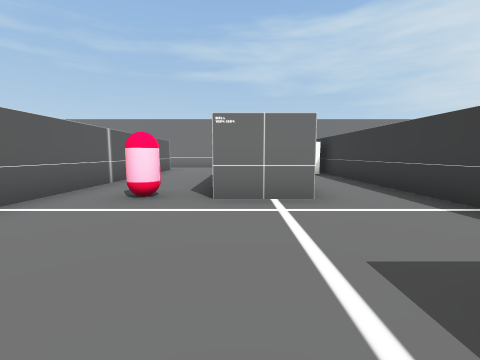
view 1 (above)

24 first-person views from a walk through a 3-D level made in the Unity game engine. The camera is 1.3 m above the floor, tilts 6° down and sees 90° across. The floor is counted in squares, 2 m on a side. Each view is taken from the middle of a square. On the plan, view 1 faces up. The plan holds only what a view shows up to about 9 squares ahead; the rest is blank. The place goes on beyond the plan. Some surface patterns are stand-ins.

view 2
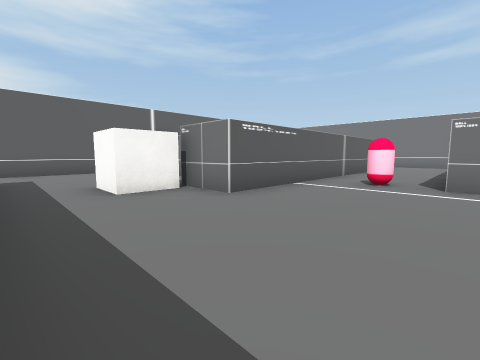

view 3
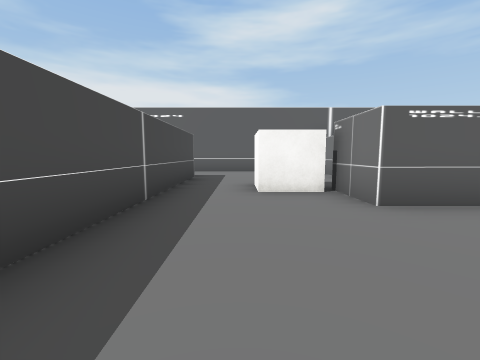

view 4
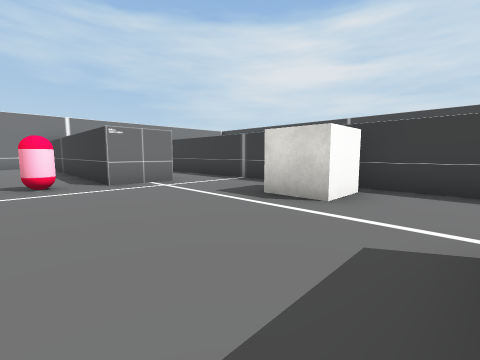

view 5
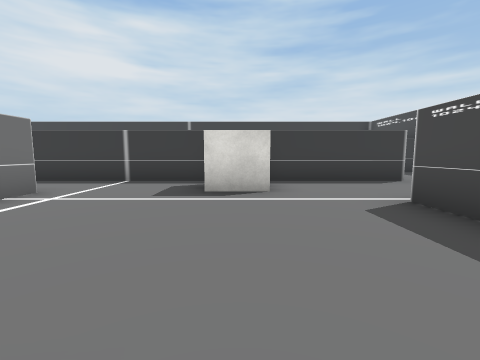

view 6
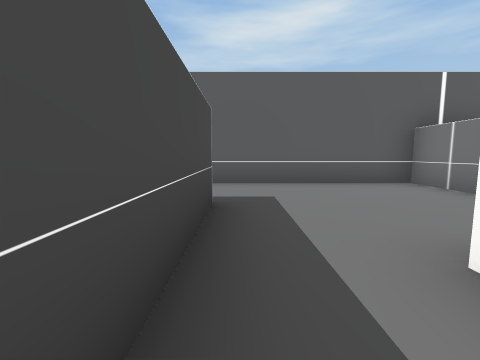

view 7
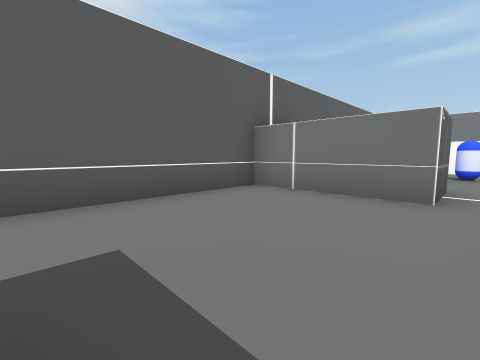

view 8
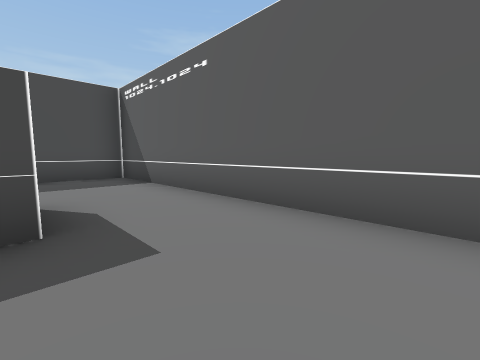

view 9
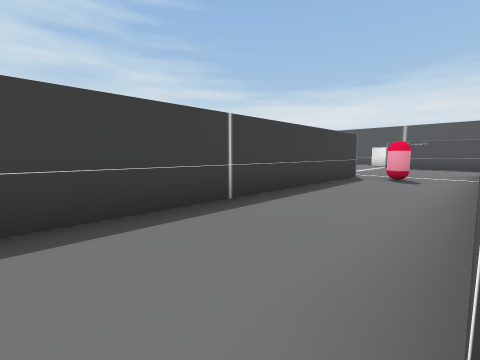

view 10
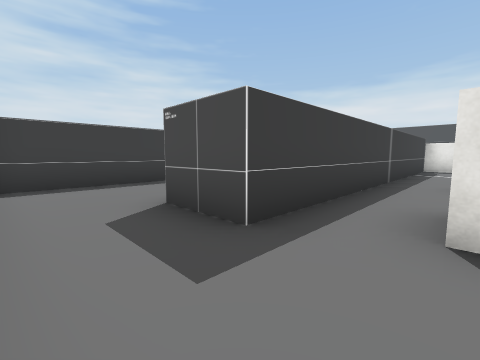

view 11
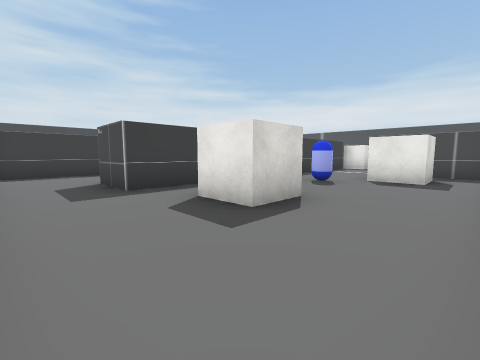

view 12
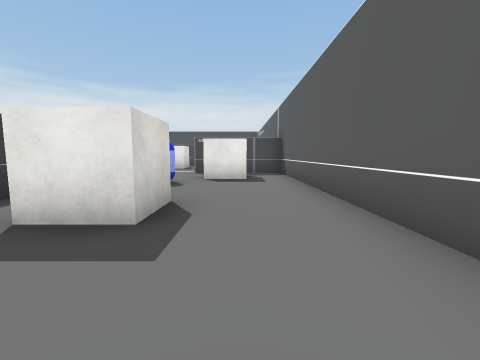

view 13
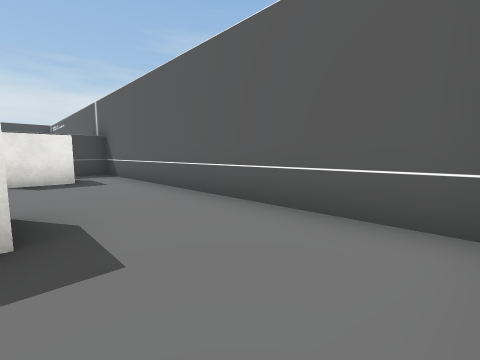

view 14
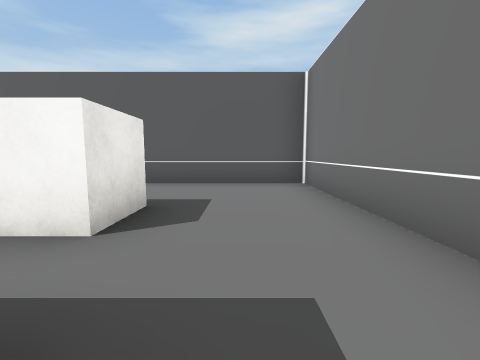

view 15
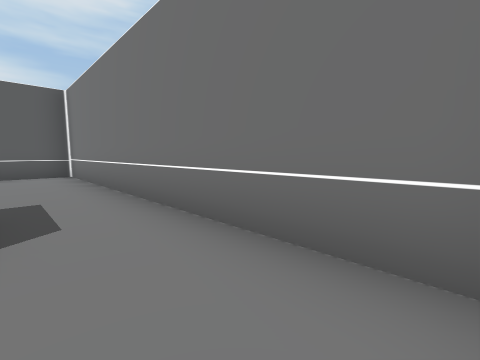

view 16
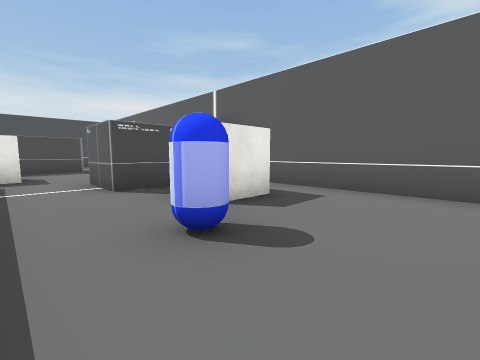

view 17
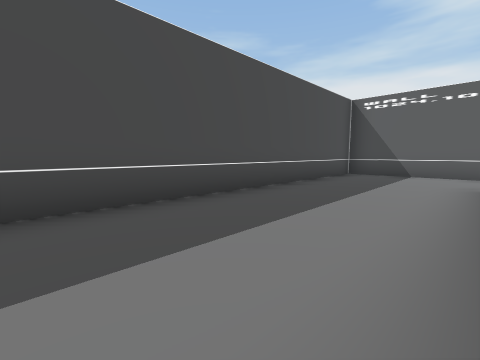

view 18
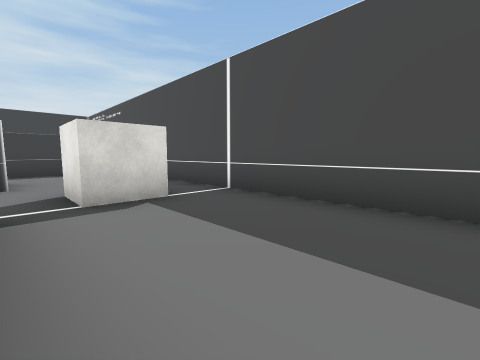

view 19
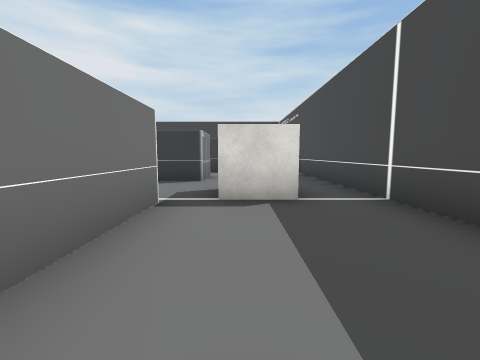

view 20
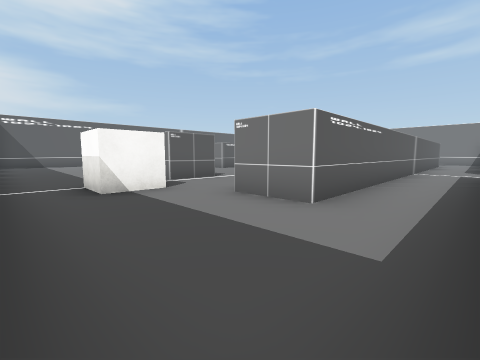

view 21
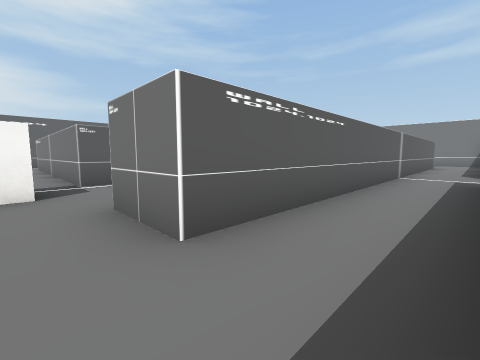

view 22
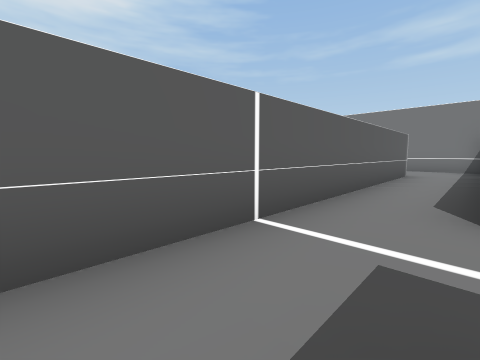

view 23
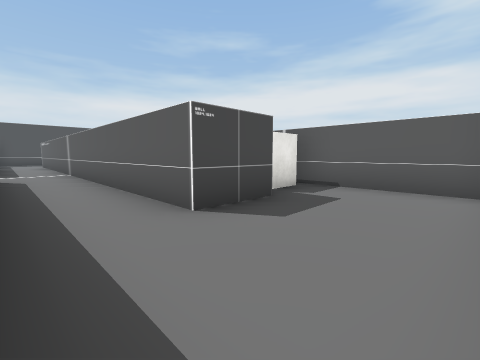

view 24
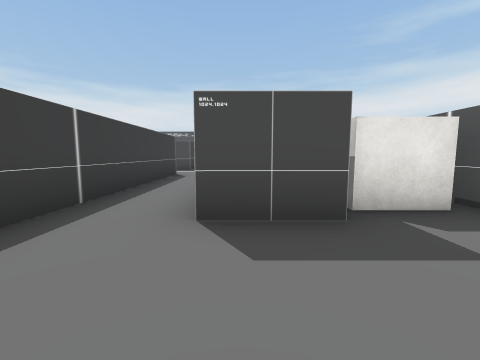

### Floor plan
Points are (right, up) in squares from view 1. A wall is a line through its corners. A room is listed if a view was taken in it or the views show most of it. See-through windows are left out.
Room 1 (views 1, 2, 3, 4, 5, 6, 7, 8, 15)
walls: (1.1, 3.5) (-0.4, 3.5) (-0.4, 12.1); (-6.4, 1.9) (-9.5, 1.9) (-9.5, -3.5); (-7.2, -2.4) (0.3, -2.4) (0.3, -3.9); (2.9, -4.1) (2.9, 3.4); (-3, 10.4) (-3, 0.7) (-4.5, 0.7); (-0.9, 12.5) (-2.6, 12.5)
ways out: opening at (-5.5, 2.5) to room 2; opening at (-3.5, 11.5) to room 2; opening at (-8.5, -3) to room 3; opening at (1.5, -3) to room 3; opening at (2, 3) to room 3
objects: cube (-5, 0) to (-4, 0); other object (-2, 4); cube (2, 0)
Room 2 (views 9, 10, 11, 12, 13, 14, 16)
walls: (-2.6, 12.5) (-9.5, 12.5) (-9.5, 3.4) (-6.4, 3.4) (-6.4, 1.9); (-4.5, 0.7) (-4.5, 10.4) (-3, 10.4)
ways out: opening at (-5.5, 2.5) to room 1; opening at (-3.5, 11.5) to room 1
objects: cube (-8, 5) to (-7, 5); cube (-7, 9) to (-6, 9); other object (-6, 6)
Room 3 (views 17, 18, 19, 20, 21, 22, 23, 24)
walls: (0.3, -3.9) (-5.6, -3.9); (6.1, -5.4) (6.1, -4.1); (2.9, 3.4) (2.9, 8.9); (6.1, 3.9) (6.1, 10); (-9.5, -3.5) (-9.5, -7.2) (6, -7.2); (2.9, 9.7) (4.4, 9.7) (4.4, -4.1) (2.9, -4.1); (1.1, 12.1) (1.1, 8.8); (6, 12.5) (4.6, 12.5)
ways out: opening at (-8.5, -3) to room 1; opening at (1.5, -3) to room 1; opening at (2, 3) to room 1
objects: cube (1, -5); cube (2, 8) to (2, 9)

Positions as (right, up) in squares from view 1, and headings:
1: (0, 0), facing up
2: (0, -2), facing up-left
3: (0, -1), facing left
4: (-2, -2), facing up-right
5: (-3, 0), facing right
6: (-4, -2), facing left
7: (-6, -2), facing up-left
8: (-7, 0), facing down-left
9: (-3, 11), facing down-right
10: (-6, 12), facing down-right
11: (-9, 12), facing down-right
12: (-8, 12), facing down
13: (-7, 12), facing down-left
14: (-4, 11), facing left
15: (-1, 11), facing up-left
16: (-5, 8), facing down-left
17: (-1, -4), facing down-left
18: (-3, -4), facing down-right
19: (-3, -5), facing right
20: (6, -7), facing up-left
21: (6, -5), facing up-left
22: (6, 1), facing up-left
23: (6, 12), facing down-left
24: (4, 12), facing down
